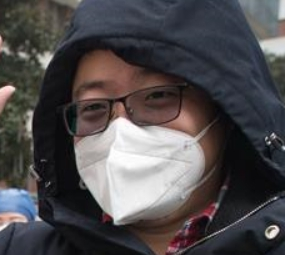
#> input picture 口罩佩戴识别/戴口罩分类训练集/mask/16.jpg, 285 x 255 px, found by its file name
$ python '不同色彩空间的MSR.py'
#> lines starting #> are read from the running program, lines starting #| are printed output that depends on the picture
'''
RGB转到HSV,HSI,YCbCr(YUV)，CIElab
使用MSR进行去雾
使用信息熵和灰度直方图进行评价
'''

import cv2 as cv
from matplotlib import pyplot as plt
import numpy as np


def singleScaleRetinex(img, sigma):

    retinex = np.log10(img) - np.log10(cv.GaussianBlur(img, (0, 0), sigma))
    return retinex

def multiScaleRetinex(img, sigma_list):
    '''

    :param img: 对数域图像
    :param sigma_list:
    :return:
    '''

    retinex = np.zeros_like(img)
    for sigma in sigma_list:
        retinex = retinex + singleScaleRetinex(img, sigma)
        # print(retinex)
    # 此结果在对数域
    MSR_result = retinex / len(sigma_list)
    # print(MSR_result)
    return MSR_result

def simplestColorBalance(brightness_img, low_clip, high_clip):
    '''

    :param img: hsv图像的v分量
    :param low_clip:
    :param high_clip:
    :return: SCB处理之后的亮度分量
    '''
    # 按照一定比例去除最小和最大灰度值
    total = brightness_img.shape[0] * brightness_img.shape[1]  # 像素数
    unique, counts = np.unique(brightness_img, return_counts=True) # 排序输出单通道图像灰度值的唯一值及其出现的次数
    current = 0
    for u, c in zip(unique, counts):
        if float(current) / total < low_clip:
            low_val = u
        if float(current) / total < high_clip:
            high_val = u
        current += c
    # 将大于high_val,和小于low_val的灰度值，标定为这两个值
    brightness_img = np.maximum(np.minimum(brightness_img, high_val), low_val)

    return brightness_img

# 量化出结果
def quatification(MSR_result,flag,low_clip,high_clip,G=192,b=-30):

    if flag == 1:
        # gain/offset
        MSR_result = G * (MSR_result + b)
        # 线性量化
        MSR_result = (MSR_result - np.min(MSR_result)) / \
                     (np.max(MSR_result) - np.min(MSR_result)) * 255
        # 溢出处理
        MSR_result = np.uint8(np.minimum(np.maximum(MSR_result, 0), 255))
        # SCB
        quatification_result = simplestColorBalance(MSR_result, low_clip, high_clip)
    elif flag == 2:
        # 线性量化
        MSR_result = (MSR_result - np.min(MSR_result)) / \
                     (np.max(MSR_result) - np.min(MSR_result)) * 255
        # 溢出处理
        MSR_result = np.uint8(np.minimum(np.maximum(MSR_result, 0), 255))
        # SCB
        quatification_result = simplestColorBalance(MSR_result,low_clip,high_clip)
    elif flag == 3:
        pass

    return quatification_result


# HSV_MSR
def HSV_MSRCR(src,sigma_list,flag,low_clip,high_clip,alpha=125,beta=46):
    '''

    :param src: 待处理图像
    :param sigma_list: 各尺度RETINEX的高斯函数sigma列表
    :param flag: 量化方法标记 flag = 1 ：Gain/offset方法
                            flag = 2 ：simplest color balance
                            flag = 3 : GIMP内嵌实现
    :return:
    '''
    # 防止对数操作出现runtime warning
    # min_nonzero = min(src[np.nonzero(src)]) # np.nonzero()返回数组非零元素的索引
    # src[src == 0] = min_nonzero             # 将0像素赋值为最小非零值
    # src[src == 0] = 1

    # 将图像转到HSV空间
    src_hsv = cv.cvtColor(src,cv.COLOR_BGR2HSV)
    # src_hsv[src_hsv==0] = 1
    h,s,v = cv.split(src_hsv)
    # print(src_hsv[0])
    hsv_msr = np.zeros_like(src_hsv)

    # 对v分量进行MSR
    v_msr_result = multiScaleRetinex(v,sigma_list)
    print(v_msr_result)

    # [7 lines of commented-out code are left out]
    quatification_result = quatification(v_msr_result,flag,low_clip,high_clip,G=192,b=-30)
    # 将图像转回RGB
    hsv_msr[:,:,0] = h
    hsv_msr[:,:,1] = s
    hsv_msr[:,:,2] = quatification_result

    rgb_msr = cv.cvtColor(hsv_msr,cv.COLOR_HSV2BGR)

    return rgb_msr,h,s,v

# def

if __name__ == '__main__':
    src = cv.imread("C:\\Users\\lbw\\Desktop\\test\\16.jpg",1)
#> src is the input picture: shape (255, 285, 3); mean B, G, R 77.5, 75.6, 78.7
    sigma_list = [5,15,255]
    result,h,s,v = HSV_MSRCR(src,sigma_list,1,0.01,0.99)
#> in HSV_MSRCR, `src_hsv = cv.cvtColor(src,cv.COLOR_BGR2HSV)`: src_hsv: shape (255, 285, 3); mean H, S, V 73.3, 53.2, 85.3
#> in HSV_MSRCR, `h,s,v = cv.split(src_hsv)`:
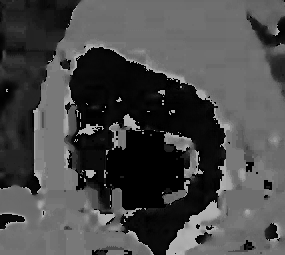
#> h: shape (255, 285); min 0, max 179, mean 73.3
#> in HSV_MSRCR, `h,s,v = cv.split(src_hsv)`:
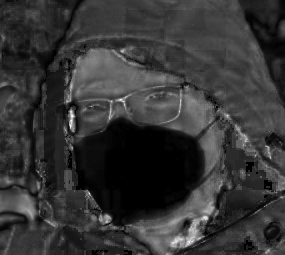
#> s: shape (255, 285); min 0, max 255, mean 53.2
#> the loop in multiScaleRetinex, `for sigma in sigma_list:` made 3 passes
#> pass 1, in singleScaleRetinex, `retinex = np.log10(img) - np.log10(cv.GaussianBlur(img, (0, 0), sigma))`:
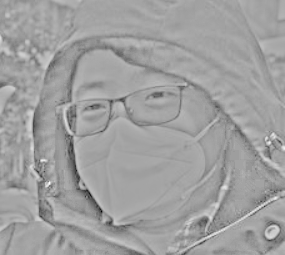
#> retinex: shape (255, 285) float16; min -1.12, max 0.63, mean -0.0264; drawn with min black and max white
#> after the loop in multiScaleRetinex, `for sigma in sigma_list:`:
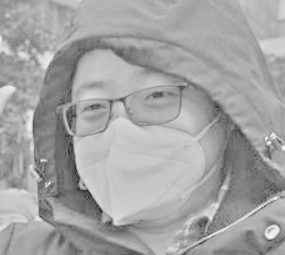
#> retinex: shape (255, 285) float16; min -3.5, max 1.61, mean -0.215; drawn with min black and max white
#> (printed output is left out)
#> in simplestColorBalance, `unique, counts = np.unique(brightness_img, return_counts=True)`: unique = 73 values from 0 to 255; counts = 73 values, max 6539 at index 45, min 1 at index 0, mean 995.5
#> the loop in simplestColorBalance, `for u, c in zip(unique, counts):` made 73 passes
#> (u, c, low_val, high_val, current) on passes 1 to 12: (0, 1, 0, 0, 1), (21, 1, 21, 21, 2), (24, 2, 24, 24, 4), (31, 2, 31, 31, 6), (37, 2, 37, 37, 8), (43, 3, 43, 43, 11), (46, 3, 46, 46, 14), (49, 12, 49, 49, 26), (52, 10, 52, 52, 36), (55, 17, 55, 55, 53), (59, 11, 59, 59, 64), (62, 18, 62, 62, 82)
#> (u, c, high_val, current) on passes 22 to 27: (93, 381, 93, 1232), (96, 267, 96, 1499), (99, 301, 99, 1800), (102, 345, 102, 2145), (105, 1010, 105, 3155), (108, 699, 108, 3854)
#> after the loop in simplestColorBalance, `for u, c in zip(unique, counts):`: current = 72675
#> in HSV_MSRCR, `hsv_msr[:,:,0] = h`: hsv_msr: shape (255, 285, 3); mean H, S, V 73.3, 0, 0
#> in HSV_MSRCR, `hsv_msr[:,:,1] = s`: hsv_msr: shape (255, 285, 3); mean H, S, V 73.3, 53.2, 0
#> in HSV_MSRCR, `hsv_msr[:,:,2] = quatification_result`: hsv_msr: shape (255, 285, 3); mean H, S, V 73.3, 53.2, 163.1
#> in HSV_MSRCR, `rgb_msr = cv.cvtColor(hsv_msr,cv.COLOR_HSV2BGR)`:
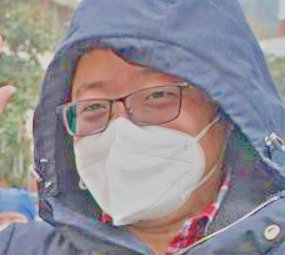
#> rgb_msr: shape (255, 285, 3); mean B, G, R 147.3, 140.4, 145.7
    # 对比度受限直方图均衡化 CLAHE
    clane = cv.createCLAHE(2,(8,8))
    a = cv.cvtColor(result,cv.COLOR_BGR2GRAY)
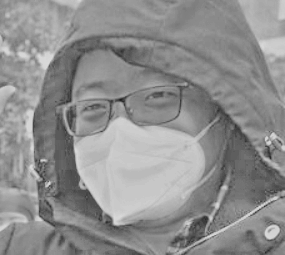
#> a: shape (255, 285); min 30, max 217, mean 142.8
    cll = clane.apply(a)
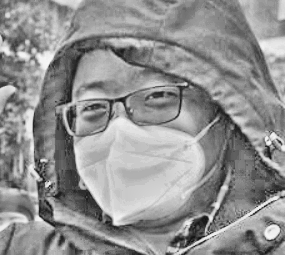
#> cll: shape (255, 285); min 15, max 246, mean 144.9
    cv.imshow('src',src)
    cv.imshow('v',v)
    cv.imshow('h',h)
    cv.imshow('s',s)
    cv.imshow('1',result)
    cv.imshow('2',cll)
    cv.waitKey()

$ run again, with 口罩佩戴识别/戴口罩分类训练集/mask/1.jpg copied over 口罩佩戴识别/戴口罩分类训练集/mask/16.jpg
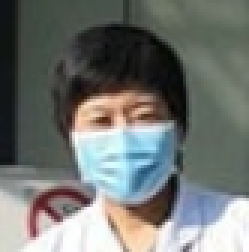
#> input picture 口罩佩戴识别/戴口罩分类训练集/mask/1.jpg, 83 x 84 px, found by its file name (shown 3 times larger)
#> src is the input picture: shape (84, 83, 3); mean B, G, R 113.9, 117.3, 113.7
#> src_hsv: shape (84, 83, 3); mean H, S, V 64.6, 40.7, 125
#> (printed output is left out)
#> unique = 71 values from 0 to 255; counts = 71 values, max 935 at index 53, min 1 at index 0, mean 98.2
#> the loop in simplestColorBalance, `for u, c in zip(unique, counts):` made 71 passes
#> (u, c, low_val, high_val, current) on passes 1 to 8: (0, 1, 0, 0, 1), (3, 1, 3, 3, 2), (10, 1, 10, 10, 3), (14, 2, 14, 14, 5), (17, 1, 17, 17, 6), (21, 5, 21, 21, 11), (25, 1, 25, 25, 12), (28, 2, 28, 28, 14)
#> after the loop in simplestColorBalance, `for u, c in zip(unique, counts):`: current = 6972
#> `a = cv.cvtColor(result,cv.COLOR_BGR2GRAY)`:
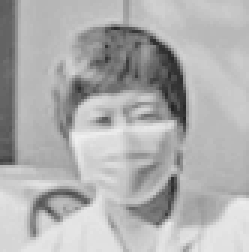
#> a: shape (84, 83) (shown 3 times larger); min 37, max 239, mean 175.1
#> `cll = clane.apply(a)`:
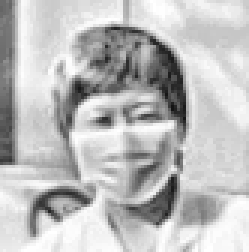
#> cll: shape (84, 83) (shown 3 times larger); min 20, max 255, mean 189.7

$ run again, with 口罩佩戴识别/戴口罩分类训练集/mask/10.jpg copied over 口罩佩戴识别/戴口罩分类训练集/mask/16.jpg
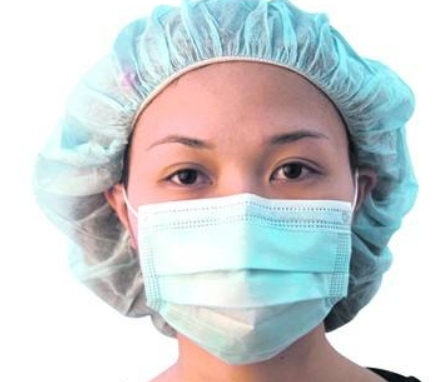
#> input picture 口罩佩戴识别/戴口罩分类训练集/mask/10.jpg, 440 x 382 px, found by its file name
#> src is the input picture: shape (382, 440, 3); mean B, G, R 208.6, 207.6, 203.3
#> src_hsv: shape (382, 440, 3); mean H, S, V 54.5, 37.9, 220.8
#> the loop in multiScaleRetinex, `for sigma in sigma_list:` made 3 passes
#> pass 1, in singleScaleRetinex, `retinex = np.log10(img) - np.log10(cv.GaussianBlur(img, (0, 0), sigma))`:
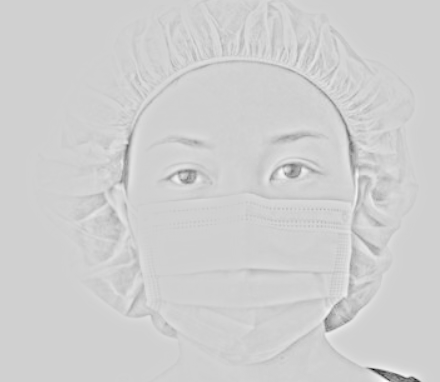
#> retinex: shape (382, 440) float16; min -1.35, max 0.297, mean -0.00452; drawn with min black and max white
#> (printed output is left out)
#> unique = 66 values from 0 to 255; counts = 66 values, max 54874 at index 58, min 1 at index 0, mean 2546.7
#> the loop in simplestColorBalance, `for u, c in zip(unique, counts):` made 66 passes
#> (u, c, low_val, high_val, current) on passes 1 to 8: (0, 1, 0, 0, 1), (23, 1, 23, 23, 2), (26, 1, 26, 26, 3), (40, 1, 40, 40, 4), (43, 1, 43, 43, 5), (53, 5, 53, 53, 10), (57, 1, 57, 57, 11), (60, 5, 60, 60, 16)
#> after the loop in simplestColorBalance, `for u, c in zip(unique, counts):`: current = 168080
#> `cll = clane.apply(a)`:
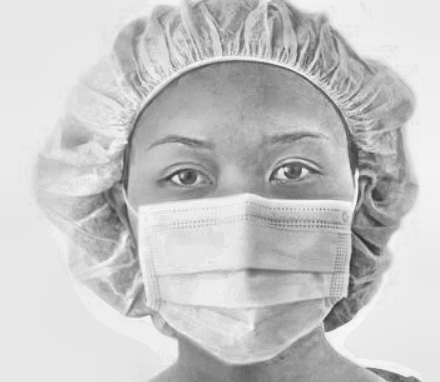
#> cll: shape (382, 440); min 44, max 247, mean 198.5

$ run again, with 口罩佩戴识别/戴口罩分类训练集/mask/11.jpg copied over 口罩佩戴识别/戴口罩分类训练集/mask/16.jpg
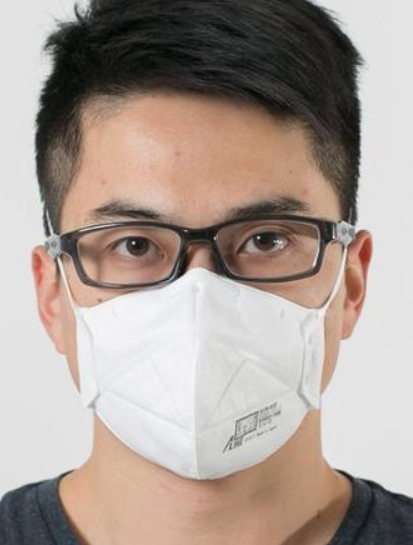
#> input picture 口罩佩戴识别/戴口罩分类训练集/mask/11.jpg, 413 x 545 px, found by its file name
#> src is the input picture: shape (545, 413, 3); mean B, G, R 149.4, 157.2, 170.3
#> src_hsv: shape (545, 413, 3); mean H, S, V 29.5, 38, 171.3
#> (printed output is left out)
#> unique = 72 values from 0 to 255; counts = 72 values, max 96075 at index 59, min 1 at index 0, mean 3126.2
#> the loop in simplestColorBalance, `for u, c in zip(unique, counts):` made 72 passes
#> (u, c, low_val, high_val, current) on passes 1 to 8: (0, 1, 0, 0, 1), (36, 1, 36, 36, 2), (42, 1, 42, 42, 3), (53, 1, 53, 53, 4), (58, 1, 58, 58, 5), (61, 2, 61, 61, 7), (64, 1, 64, 64, 8), (67, 2, 67, 67, 10)
#> after the loop in simplestColorBalance, `for u, c in zip(unique, counts):`: current = 225085
#> `cll = clane.apply(a)`:
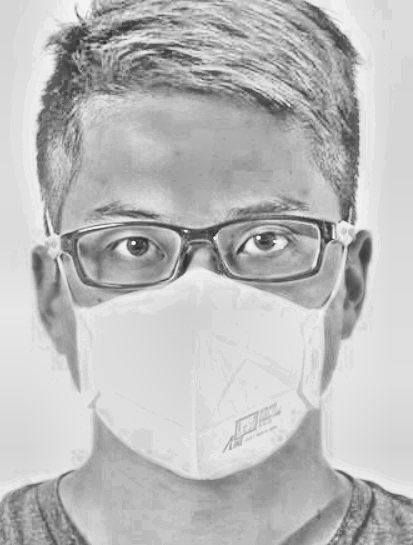
#> cll: shape (545, 413); min 41, max 246, mean 187.9
